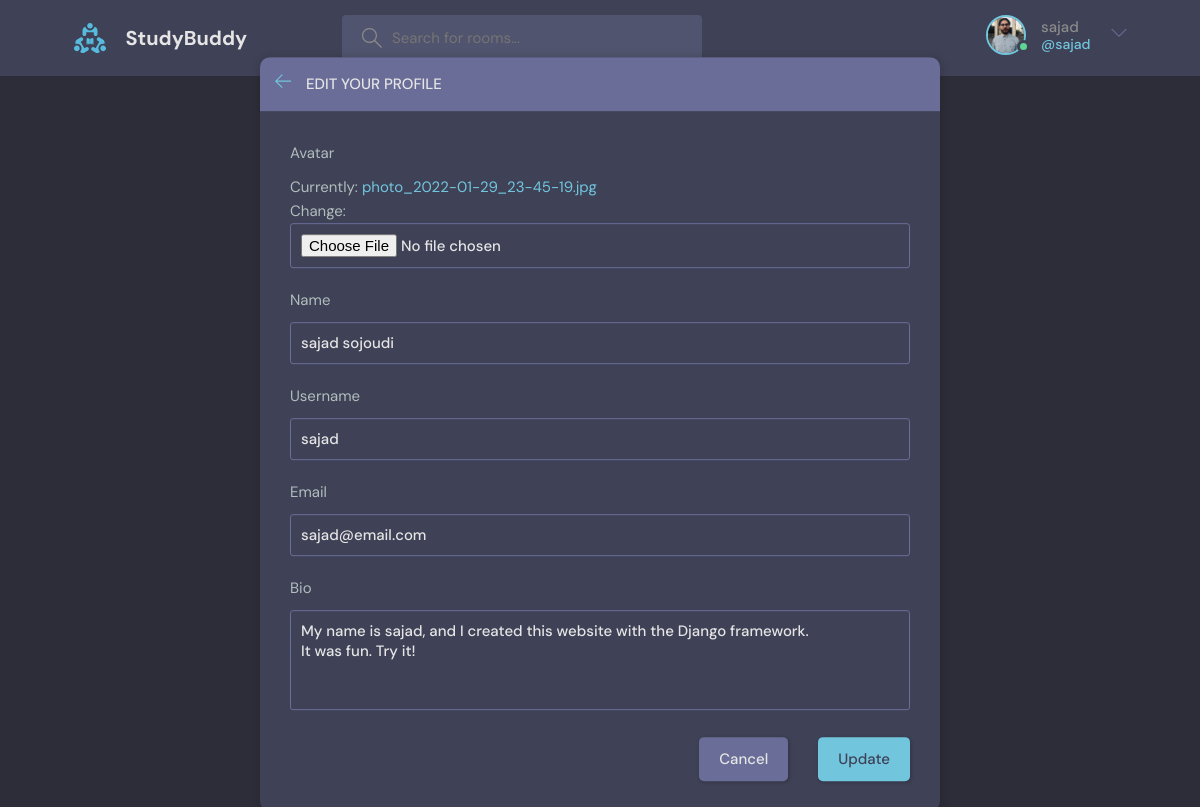
The page /update-user/ (signed in) on the database its author committed.
### base/models.py (models this page shows)
class User(AbstractUser):
    name = models.CharField(max_length=200, null=True)
    email = models.EmailField(unique=True, null=True)
    bio = models.TextField(null=True)
    avatar = models.ImageField(null=True, default='avatar.svg')
    USERNAME_FIELD = 'email'
    REQUIRED_FIELDS = []

### base/views.py (the view)
# urls.py: path('update-user/', views.updateUser, name='update-user'),
@login_required(login_url='login')
def updateUser(request):
    user=request.user
    form=userForm(instance=user)
    if request.method=='POST':
        form = userForm(request.POST,request.FILES, instance = user)
        if form.is_valid():
            form.save()
            return redirect('user-profile', pk = user.id)
    return render(request, 'base/update-user.html',{'form': form})

### base/forms.py
class userForm(ModelForm):
    class Meta:
        model = User
        fields = ['avatar', 'name', 'username', 'email', 'bio']

### base/templates/base/update-user.html (shortened to what this page needs)
{% extends 'main.html' %}
{% block content %}
<main class="update-account layout">
        <div class="container">
            <div class="layout__box">
                <div class="layout__boxHeader">
                    <div class="layout__boxTitle">
                        <a href="{{request.META.HTTP_REFERER}}">
                            <svg version="1.1" xmlns="http://www.w3.org/2000/svg" width="32" height="32"
                                viewBox="0 0 32 32">
                                <title>arrow-left</title>
                                <path
                                    d="M13.723 2.286l-13.723 13.714 13.719 13.714 1.616-1.611-10.96-10.96h27.625v-2.286h-27.625l10.965-10.965-1.616-1.607z">
                                </path>
                            </svg>
                        </a>
                        <h3>Edit your profile</h3>
                    </div>
                </div>
                <div class="layout__body">
                    <form class="form" method = 'POST' action="" enctype="multipart/form-data">
                      {% for field in form %}
                        <div class="form__group">
                            <label for="profile_pic">{{field.label}}</label>
                            {{field}}
                        </div>
                      {% endfor %}
                        <div class="form__action">
                            <a class="btn btn--dark" href="{% url 'home' %}">Cancel</a>
                            <button class="btn btn--main" type="submit">Update</button>
                        </div>
                    </form>
                </div>
            </div>
        </div>
    </main>
    {% endblock content %}

### templates/navbar.html (shortened to what this page needs)
{% load static %}
<header class="header header--loggedIn">
    <div class="container">
      <a href="{% url 'home' %}" class="header__logo">
        <img src="{% static 'images/logo.svg' %}" />
        <h1>StudyBuddy</h1>
      </a>
      <form class="header__search" method='GET' action="{% url 'home' %}">
        <label>
          <input name='q' placeholder="Search for rooms..." />
        </label>
      </form>
      <nav class="header__menu">
        {% if request.user.is_authenticated %}
        <div class="header__user">
          <a href="{% url 'user-profile' request.user.id %}">
            <div class="avatar avatar--medium active">
              <img src="{{request.user.avatar.url}}" />
            </div>
            <p>{{request.user.username}} <span>@{{request.user.username}}</span></p>
          </a>
          <button class="dropdown-button">
            <svg version="1.1" xmlns="http://www.w3.org/2000/svg" width="32" height="32" viewBox="0 0 32 32">
              <title>chevron-down</title>
              <path d="M16 21l-13-13h-3l16 16 16-16h-3l-13 13z"></path>
            </svg>
          </button>
        </div>
        {% else %}
        <a href="{% url 'login' %}">
          <img src="{% static 'images/avatar.svg' %}" />
          <p>Login</p>
        </a>
        {% endif %}
      </nav>
    </div>
  </header>

### rows shown on the page
User: user.avatar (picture), user.username "sajad", form "sajad sojoudi" "sajad" "sajad@email.com" "My name is sajad, and I created this website with the Django framework. It was fun. Try it!"

### other values the page prints
{{ field.label }} "Avatar" "Name" "Username" "Email" "Bio"
